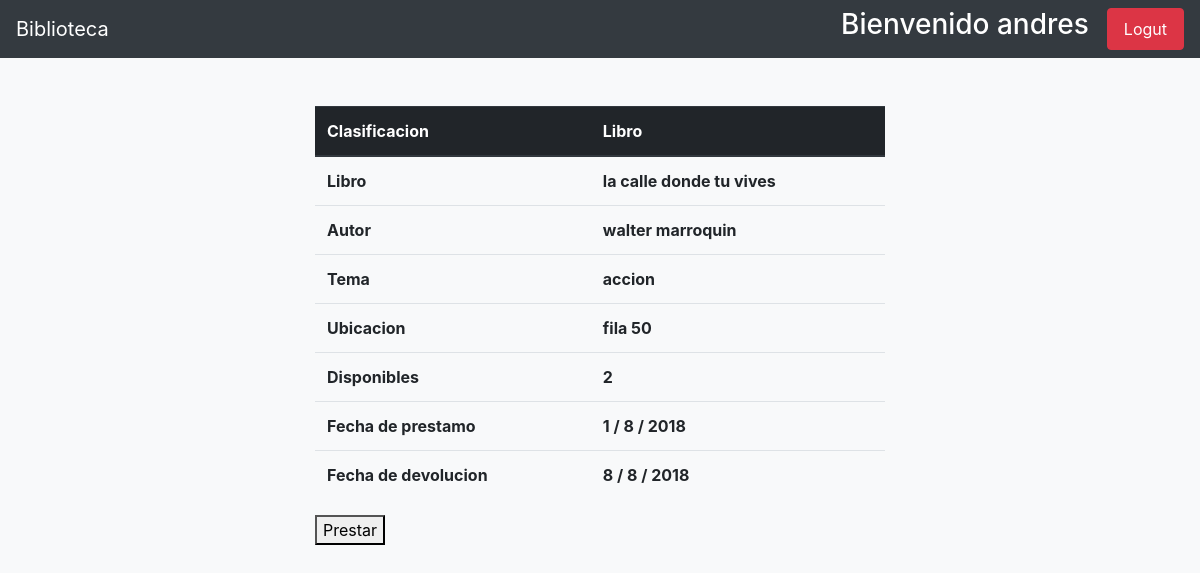
The page /prestamos/pre-prestamo/2 (signed in) on the database as committed earlier.
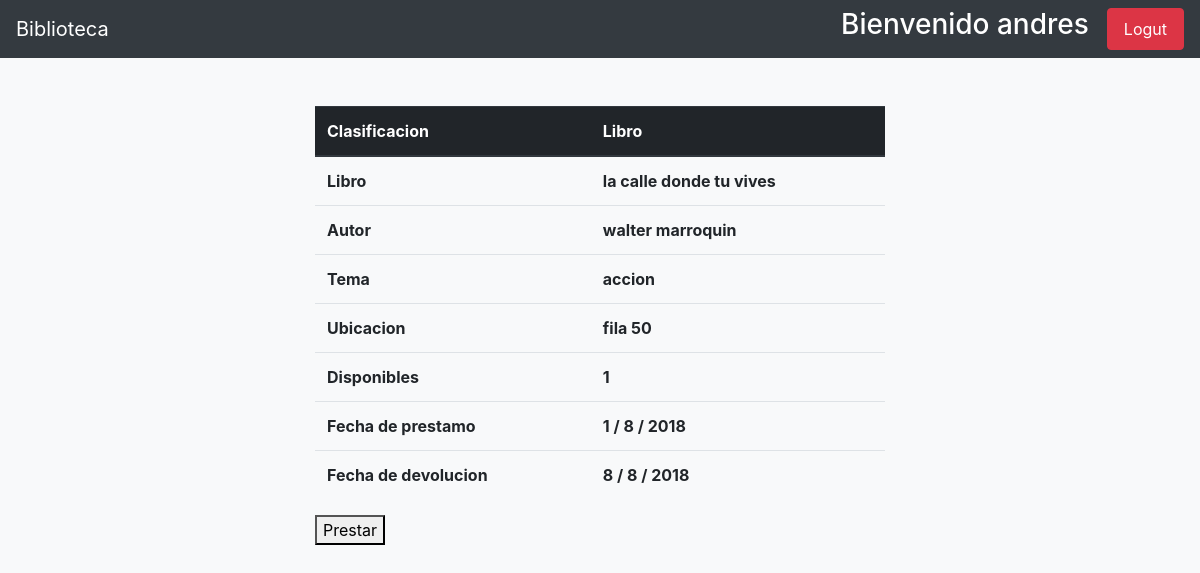
The same page on the database as committed later.
### apps/libros/models.py (models this page shows, shortened)
class Libros(models.Model):
    titulo = models.CharField(_('titulo'), max_length=150)
    biblioteca = models.ForeignKey(Biblioteca, on_delete=models.PROTECT, null=True)
    autor = models.ForeignKey(Author, on_delete=models.PROTECT)
    tema = models.ForeignKey(Temas, on_delete=models.PROTECT)
    ubicacion = models.CharField(_('ubicacion'), max_length=200)
    disponibles = models.PositiveIntegerField(_('libros disponibles'), validators=[limit], default=1, )
    fecha_registro = models.DateField(_('Fecha de ingreso'), default=datetime.now())
    class Meta:
        ordering = ['id']
        verbose_name_plural = 'Libros'

### apps/autores/models.py (models this page shows, shortened)
class Author(models.Model):
    nombre = models.CharField(_('nombre'), max_length=150)
    apellido = models.CharField(_('apellido'), max_length=150)
    nacionalidad = models.ForeignKey(Pais, on_delete=models.CASCADE)
    genero = models.BooleanField(_('genero'), default=True, choices=[
        (True, 'masculino'),
        (False, 'femenino')
    ])
    nacimiento = models.DateField(_('fecha de nacimiento'))
    fallecimiento = models.DateField(_('fecha de fallecimiento'),null=True, blank=True)
    fecha_registro = models.DateField(_('fecha de registro'), default=datetime.now())
    def __str__(self):
        return f'{self.nombre} {self.apellido}'

### apps/temas/models.py (models this page shows)
class Temas(models.Model):
    tema = models.CharField(_('tema'), max_length=200)
    fecha_ingreso = models.DateField(_('fecha_ingreso'), default=now())
    class Meta:
        verbose_name_plural = 'Temas'
    def __str__(self):
        return self.tema

### apps/prestamos/views.py (the view, shortened to what this page needs)
# urls.py: path('pre-prestamo/<int:pk>', views.PrestarLibroView.as_view(), name='pre-prestamo'),
class PrestarLibroView(UserMixin, DetailView):
    model = Libros
    template_name = 'prestamos/detalle_prestamo.html'
    def get_context_data(self, **kwargs):
        kwargs['fecha_prestamo'] = now()
        kwargs['fecha_devolucion'] = now() + timedelta(days=7)
        return super(PrestarLibroView, self).get_context_data(**kwargs)

### usuarios/mixins.py (called while the page is built)
def _user_mixin(group_name):
    class Mixin(LoginRequiredMixin, UserPassesTestMixin):
        login_url = reverse_lazy('usuarios:index')
        def test_func(self):
            user = self.request.user
            if user.is_superuser:
                return True
            group = Group.objects.get(name=group_name)
            return group in user.groups.all()
    return Mixin

### apps/prestamos/templates/prestamos/detalle_prestamo.html (shortened to what this page needs)
{% extends "base.html" %}
{% block content %}
    <div class="container w-50 mt-5">
        <table class="table table-hover ">
            <thead class="thead-dark">
                <tr>
                    <th scope="col"> Clasificacion</th>
                    <th scope="col"> Libro </th>
                </tr>
                <tbody>
                    <tr class="justify-content-center">
                        <th> Libro </th>
                        <th> {{ object.titulo }} </th>
                    </tr>
                    <tr>
                        <th> Autor </th>
                        <th> {{ object.autor }} </th>
                    </tr>
                    <tr>
                        <th> Tema </th>
                        <th> {{ object.tema }} </th>
                    </tr>
                    <tr>
                        <th> Ubicacion </th>
                        <th> {{ object.ubicacion }} </th>
                    </tr>
                    <tr>
                        <th> Disponibles </th>
                        <th> {{ object.disponibles }} </th>
                    </tr>
                    <tr>
                        <th> Fecha de prestamo </th>
                        <th> {{ fecha_prestamo.day }} / {{ fecha_prestamo.month}} / {{ fecha_prestamo.year}} </th>
                    </tr>
                    <tr>
                        <th> Fecha de devolucion </th>
                        <th> {{ fecha_devolucion.day }} / {{ fecha_devolucion.month}} / {{ fecha_devolucion.year}} </th>
                    </tr>
                </tbody>
            </thead>
        </table>
        {% if messages %}
            <ul class="messages">
                {% for message in messages %}
                <li{% if message.tags %} class="{{ message.tags }}"{% endif %}> <h2>{{ message }} </h2></li>
                {% endfor %}
            </ul>
            <a href="{% url 'book:user_index' %}" class="btn btn-warning btn-block"> Atras </a>
        {% else %}
        <form method="POST">
            <button type="submit"> Prestar </button>
        </form>
        {% endif %}
    </div>
{% endblock  %}

Rows that differ between the two databases and show on the page:
changed Libros "la calle donde tu vives": disponibles "2" → "1"
